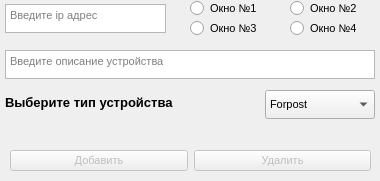
      <widget class="QWidget" name="page">
       <property name="geometry">
        <rect>
         <x>0</x>
         <y>0</y>
         <width>380</width>
         <height>181</height>
        </rect>
       </property>
       <attribute name="label">
        <string>Добавить | Удалить устройство</string>
       </attribute>
       <widget class="QComboBox" name="comboBox">
        <property name="geometry">
         <rect>
          <x>265</x>
          <y>90</y>
          <width>110</width>
          <height>29</height>
         </rect>
        </property>
        <property name="font">
         <font>
          <pointsize>8</pointsize>
          <weight>50</weight>
          <italic>false</italic>
          <bold>false</bold>
          <underline>false</underline>
         </font>
        </property>
        <property name="acceptDrops">
         <bool>false</bool>
        </property>
        <property name="layoutDirection">
         <enum>Qt::LeftToRight</enum>
        </property>
        <property name="styleSheet">
         <string notr="true"/>
        </property>
        <property name="editable">
         <bool>false</bool>
        </property>
        <property name="maxVisibleItems">
         <number>10</number>
        </property>
        <item>
         <property name="text">
          <string comment="12">Forpost</string>
         </property>
        </item>
        <item>
         <property name="text">
          <string>Forpost_2</string>
         </property>
        </item>
        <item>
         <property name="text">
          <string>Forpost_3</string>
         </property>
        </item>
        <item>
         <property name="text">
          <string>APC</string>
         </property>
        </item>
        <item>
         <property name="text">
          <string>Eaton</string>
         </property>
        </item>
        <item>
         <property name="text">
          <string>SC200</string>
         </property>
        </item>
        <item>
         <property name="text">
          <string>Legrand</string>
         </property>
        </item>
        <item>
         <property name="text">
          <string>Modbus</string>
         </property>
        </item>
        <item>
         <property name="text">
          <string>Eltek</string>
         </property>
        </item>
        <item>
         <property name="text">
          <string>MACC</string>
         </property>
        </item>
        <item>
         <property name="text">
          <string>Cisco</string>
         </property>
        </item>
       </widget>
       <widget class="QTextEdit" name="textEdit_4">
        <property name="geometry">
         <rect>
          <x>5</x>
          <y>50</y>
          <width>370</width>
          <height>29</height>
         </rect>
        </property>
        <property name="maximumSize">
         <size>
          <width>16777215</width>
          <height>29</height>
         </size>
        </property>
        <property name="font">
         <font>
          <pointsize>8</pointsize>
          <weight>50</weight>
          <bold>false</bold>
         </font>
        </property>
        <property name="toolTip">
         <string/>
        </property>
        <property name="placeholderText">
         <string>Введите описание устройства</string>
        </property>
       </widget>
       <widget class="QTextEdit" name="textEdit">
        <property name="geometry">
         <rect>
          <x>5</x>
          <y>4</y>
          <width>161</width>
          <height>29</height>
         </rect>
        </property>
        <property name="maximumSize">
         <size>
          <width>16777215</width>
          <height>29</height>
         </size>
        </property>
        <property name="font">
         <font>
          <pointsize>8</pointsize>
          <weight>50</weight>
          <bold>false</bold>
         </font>
        </property>
        <property name="toolTip">
         <string/>
        </property>
        <property name="placeholderText">
         <string>Введите ip адрес</string>
        </property>
       </widget>
       <widget class="QLabel" name="label_5">
        <property name="geometry">
         <rect>
          <x>5</x>
          <y>87</y>
          <width>181</width>
          <height>31</height>
         </rect>
        </property>
        <property name="font">
         <font>
          <pointsize>10</pointsize>
          <weight>75</weight>
          <bold>true</bold>
         </font>
        </property>
        <property name="text">
         <string>Выберите тип устройства</string>
        </property>
       </widget>
       <widget class="QWidget" name="horizontalLayoutWidget_3">
        <property name="geometry">
         <rect>
          <x>10</x>
          <y>140</y>
          <width>361</width>
          <height>41</height>
         </rect>
        </property>
        <layout class="QHBoxLayout" name="horizontalLayout_3">
         <item>
          <widget class="QPushButton" name="Add_device_btn">
           <property name="enabled">
            <bool>false</bool>
           </property>
           <property name="font">
            <font>
             <pointsize>8</pointsize>
             <weight>50</weight>
             <bold>false</bold>
            </font>
           </property>
           <property name="text">
            <string>Добавить</string>
           </property>
          </widget>
         </item>
         <item>
          <widget class="QPushButton" name="Delete_device_btn">
           <property name="enabled">
            <bool>false</bool>
           </property>
           <property name="font">
            <font>
             <pointsize>8</pointsize>
             <weight>50</weight>
             <bold>false</bold>
            </font>
           </property>
           <property name="text">
            <string>Удалить</string>
           </property>
          </widget>
         </item>
        </layout>
       </widget>
       <widget class="QRadioButton" name="window_1_radioButton">
        <property name="geometry">
         <rect>
          <x>190</x>
          <y>0</y>
          <width>82</width>
          <height>17</height>
         </rect>
        </property>
        <property name="font">
         <font>
          <pointsize>8</pointsize>
         </font>
        </property>
        <property name="text">
         <string>Окно №1</string>
        </property>
       </widget>
       <widget class="QRadioButton" name="window_2_radioButton">
        <property name="geometry">
         <rect>
          <x>290</x>
          <y>0</y>
          <width>82</width>
          <height>17</height>
         </rect>
        </property>
        <property name="font">
         <font>
          <pointsize>8</pointsize>
         </font>
        </property>
        <property name="text">
         <string>Окно №2</string>
        </property>
       </widget>
       <widget class="QRadioButton" name="window_3_radioButton">
        <property name="geometry">
         <rect>
          <x>190</x>
          <y>20</y>
          <width>82</width>
          <height>17</height>
         </rect>
        </property>
        <property name="font">
         <font>
          <pointsize>8</pointsize>
         </font>
        </property>
        <property name="text">
         <string>Окно №3</string>
        </property>
       </widget>
       <widget class="QRadioButton" name="window_4_radioButton">
        <property name="geometry">
         <rect>
          <x>290</x>
          <y>20</y>
          <width>82</width>
          <height>17</height>
         </rect>
        </property>
        <property name="font">
         <font>
          <pointsize>8</pointsize>
         </font>
        </property>
        <property name="text">
         <string>Окно №4</string>
        </property>
       </widget>
      </widget>
